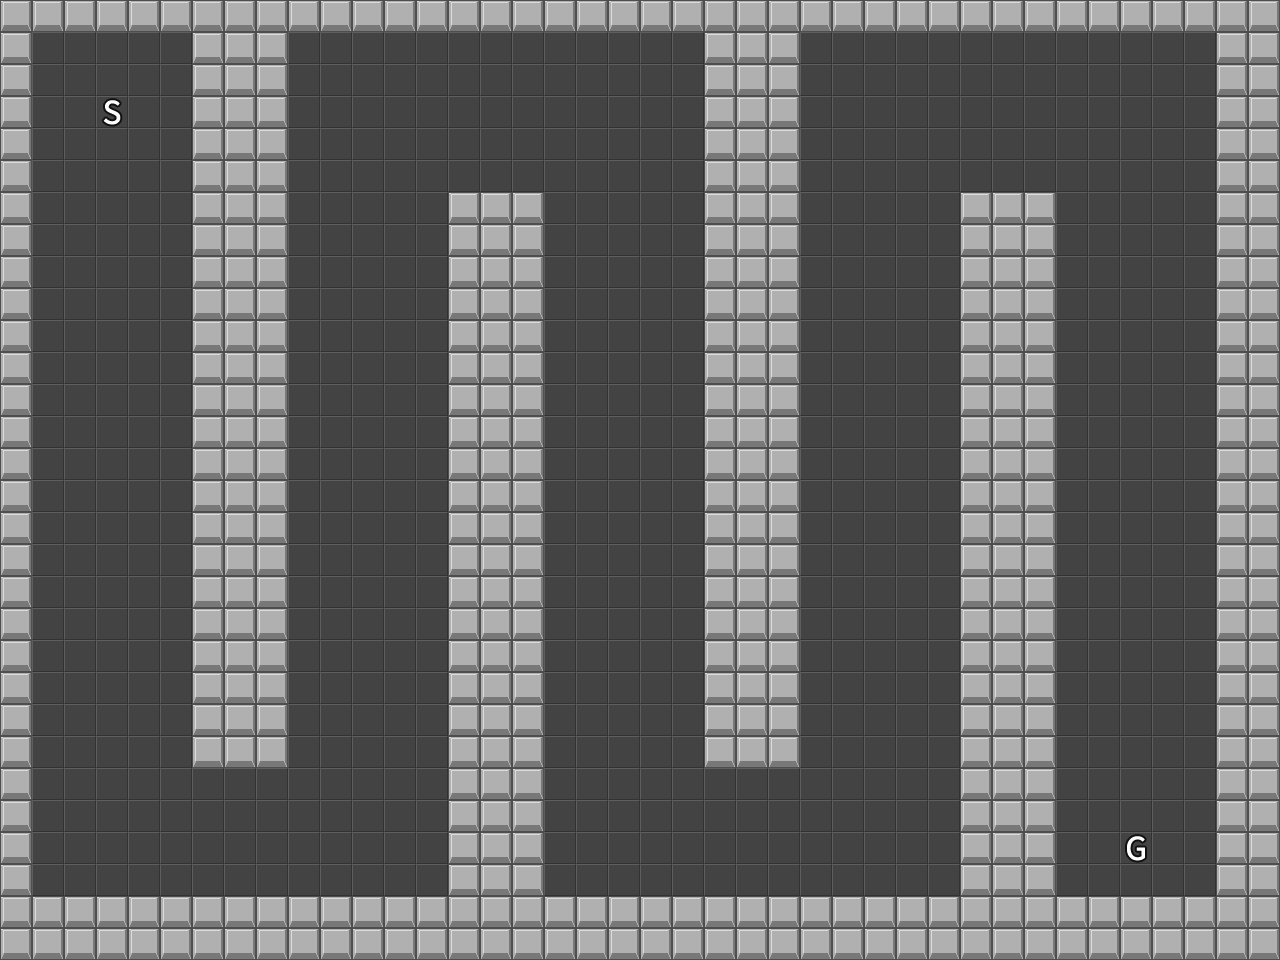

Tiled map render using the project's own tile images. Description and the whole map definition, tile-layer contents included, below:
An orthogonal 40x30 tile map with 32x32 px tiles, 1 tile layer (タイル・レイヤー 1).

<map version="1.2" tiledversion="1.3.4" orientation="orthogonal" renderorder="right-down" width="40" height="30" tilewidth="32" tileheight="32" infinite="0" backgroundcolor="#ffffff" nextlayerid="2" nextobjectid="1">
 <editorsettings>
  <export target="map1..csv" format="csv" />
 </editorsettings>
 <tileset firstgid="1" source="irairabou.tsx" />
 <layer id="1" name="タイル・レイヤー 1" width="40" height="30">
  <data encoding="csv">
2,2,2,2,2,2,2,2,2,2,2,2,2,2,2,2,2,2,2,2,2,2,2,2,2,2,2,2,2,2,2,2,2,2,2,2,2,2,2,2,
2,1,1,1,1,1,2,2,2,1,1,1,1,1,1,1,1,1,1,1,1,1,2,2,2,1,1,1,1,1,1,1,1,1,1,1,1,1,2,2,
2,1,1,1,1,1,2,2,2,1,1,1,1,1,1,1,1,1,1,1,1,1,2,2,2,1,1,1,1,1,1,1,1,1,1,1,1,1,2,2,
2,1,1,3,1,1,2,2,2,1,1,1,1,1,1,1,1,1,1,1,1,1,2,2,2,1,1,1,1,1,1,1,1,1,1,1,1,1,2,2,
2,1,1,1,1,1,2,2,2,1,1,1,1,1,1,1,1,1,1,1,1,1,2,2,2,1,1,1,1,1,1,1,1,1,1,1,1,1,2,2,
2,1,1,1,1,1,2,2,2,1,1,1,1,1,1,1,1,1,1,1,1,1,2,2,2,1,1,1,1,1,1,1,1,1,1,1,1,1,2,2,
2,1,1,1,1,1,2,2,2,1,1,1,1,1,2,2,2,1,1,1,1,1,2,2,2,1,1,1,1,1,2,2,2,1,1,1,1,1,2,2,
2,1,1,1,1,1,2,2,2,1,1,1,1,1,2,2,2,1,1,1,1,1,2,2,2,1,1,1,1,1,2,2,2,1,1,1,1,1,2,2,
2,1,1,1,1,1,2,2,2,1,1,1,1,1,2,2,2,1,1,1,1,1,2,2,2,1,1,1,1,1,2,2,2,1,1,1,1,1,2,2,
2,1,1,1,1,1,2,2,2,1,1,1,1,1,2,2,2,1,1,1,1,1,2,2,2,1,1,1,1,1,2,2,2,1,1,1,1,1,2,2,
2,1,1,1,1,1,2,2,2,1,1,1,1,1,2,2,2,1,1,1,1,1,2,2,2,1,1,1,1,1,2,2,2,1,1,1,1,1,2,2,
2,1,1,1,1,1,2,2,2,1,1,1,1,1,2,2,2,1,1,1,1,1,2,2,2,1,1,1,1,1,2,2,2,1,1,1,1,1,2,2,
2,1,1,1,1,1,2,2,2,1,1,1,1,1,2,2,2,1,1,1,1,1,2,2,2,1,1,1,1,1,2,2,2,1,1,1,1,1,2,2,
2,1,1,1,1,1,2,2,2,1,1,1,1,1,2,2,2,1,1,1,1,1,2,2,2,1,1,1,1,1,2,2,2,1,1,1,1,1,2,2,
2,1,1,1,1,1,2,2,2,1,1,1,1,1,2,2,2,1,1,1,1,1,2,2,2,1,1,1,1,1,2,2,2,1,1,1,1,1,2,2,
2,1,1,1,1,1,2,2,2,1,1,1,1,1,2,2,2,1,1,1,1,1,2,2,2,1,1,1,1,1,2,2,2,1,1,1,1,1,2,2,
2,1,1,1,1,1,2,2,2,1,1,1,1,1,2,2,2,1,1,1,1,1,2,2,2,1,1,1,1,1,2,2,2,1,1,1,1,1,2,2,
2,1,1,1,1,1,2,2,2,1,1,1,1,1,2,2,2,1,1,1,1,1,2,2,2,1,1,1,1,1,2,2,2,1,1,1,1,1,2,2,
2,1,1,1,1,1,2,2,2,1,1,1,1,1,2,2,2,1,1,1,1,1,2,2,2,1,1,1,1,1,2,2,2,1,1,1,1,1,2,2,
2,1,1,1,1,1,2,2,2,1,1,1,1,1,2,2,2,1,1,1,1,1,2,2,2,1,1,1,1,1,2,2,2,1,1,1,1,1,2,2,
2,1,1,1,1,1,2,2,2,1,1,1,1,1,2,2,2,1,1,1,1,1,2,2,2,1,1,1,1,1,2,2,2,1,1,1,1,1,2,2,
2,1,1,1,1,1,2,2,2,1,1,1,1,1,2,2,2,1,1,1,1,1,2,2,2,1,1,1,1,1,2,2,2,1,1,1,1,1,2,2,
2,1,1,1,1,1,2,2,2,1,1,1,1,1,2,2,2,1,1,1,1,1,2,2,2,1,1,1,1,1,2,2,2,1,1,1,1,1,2,2,
2,1,1,1,1,1,2,2,2,1,1,1,1,1,2,2,2,1,1,1,1,1,2,2,2,1,1,1,1,1,2,2,2,1,1,1,1,1,2,2,
2,1,1,1,1,1,1,1,1,1,1,1,1,1,2,2,2,1,1,1,1,1,1,1,1,1,1,1,1,1,2,2,2,1,1,1,1,1,2,2,
2,1,1,1,1,1,1,1,1,1,1,1,1,1,2,2,2,1,1,1,1,1,1,1,1,1,1,1,1,1,2,2,2,1,1,1,1,1,2,2,
2,1,1,1,1,1,1,1,1,1,1,1,1,1,2,2,2,1,1,1,1,1,1,1,1,1,1,1,1,1,2,2,2,1,1,4,1,1,2,2,
2,1,1,1,1,1,1,1,1,1,1,1,1,1,2,2,2,1,1,1,1,1,1,1,1,1,1,1,1,1,2,2,2,1,1,1,1,1,2,2,
2,2,2,2,2,2,2,2,2,2,2,2,2,2,2,2,2,2,2,2,2,2,2,2,2,2,2,2,2,2,2,2,2,2,2,2,2,2,2,2,
2,2,2,2,2,2,2,2,2,2,2,2,2,2,2,2,2,2,2,2,2,2,2,2,2,2,2,2,2,2,2,2,2,2,2,2,2,2,2,2
</data>
 </layer>
</map>
